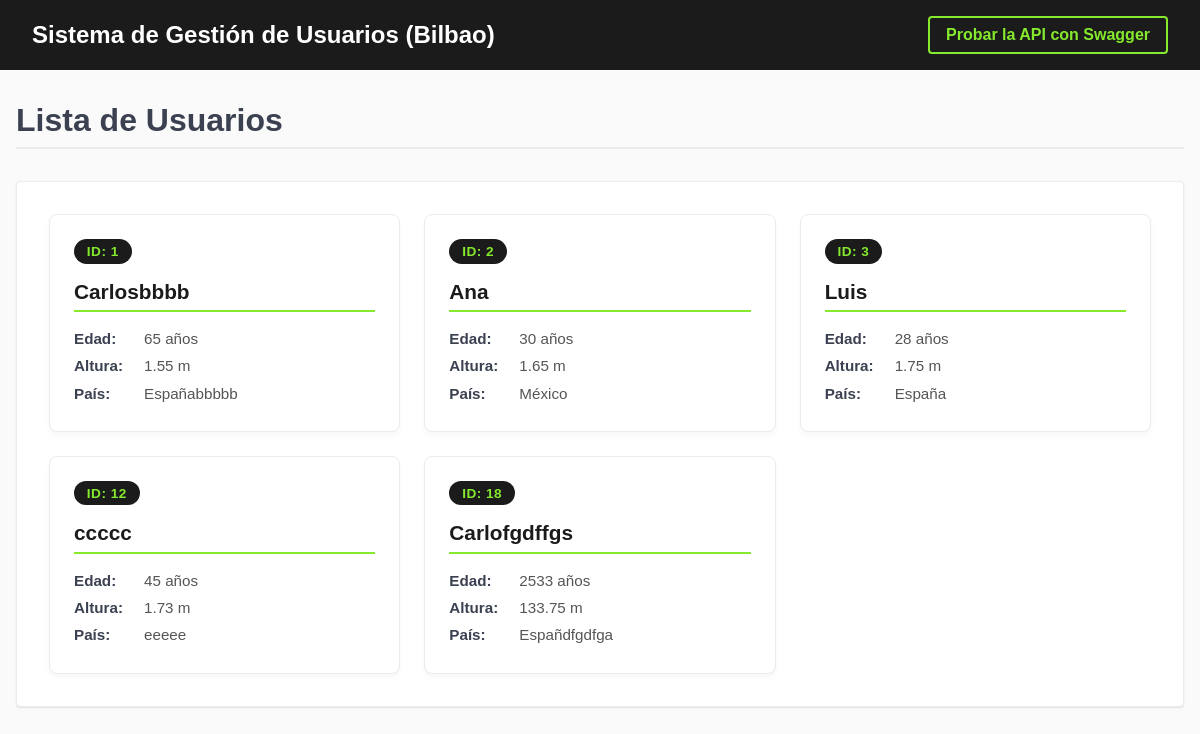
The app's page /, older data.
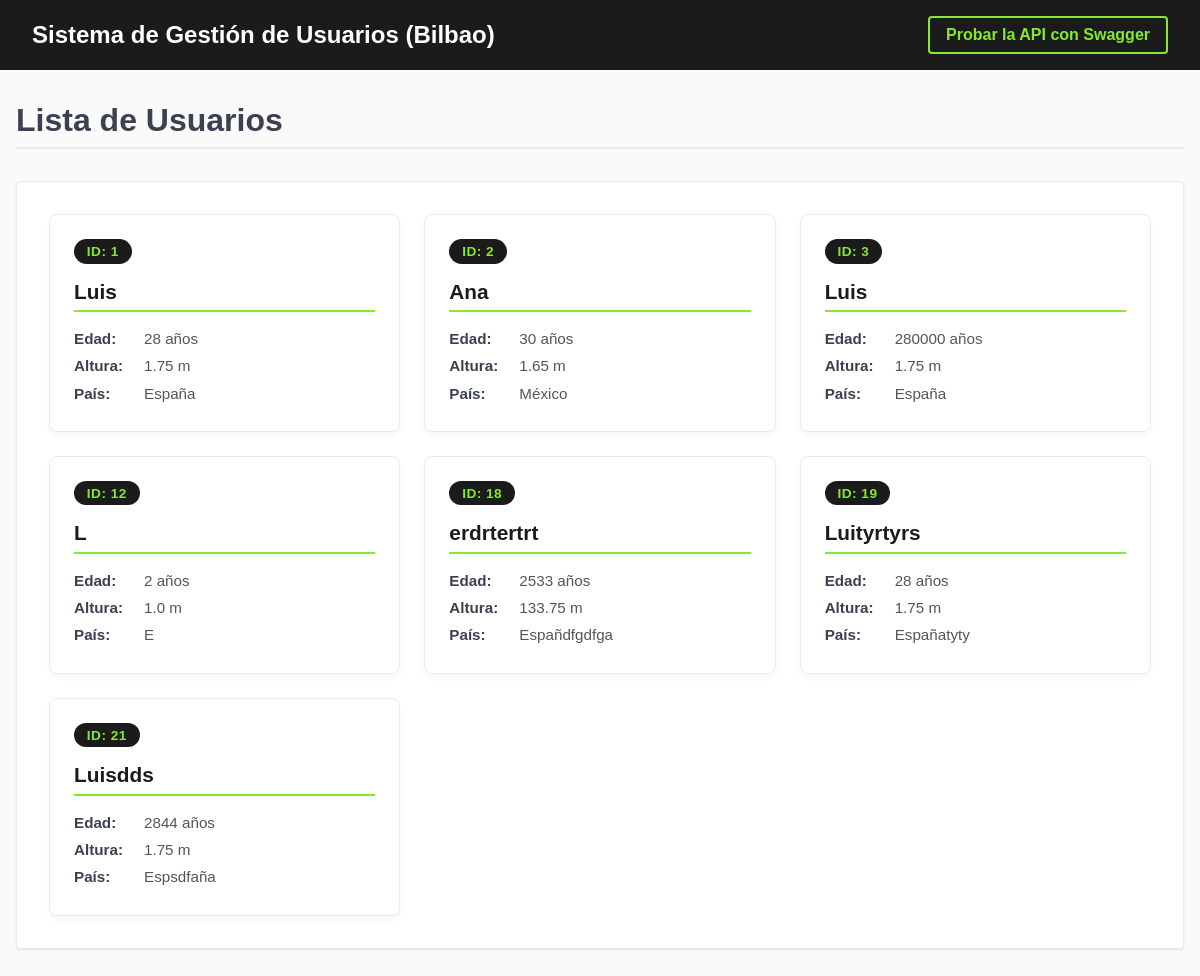
The same page, newer data.
### tables this page shows
CREATE TABLE "LISTADEUSUARIOS" (
	"ID"	INTEGER,
	"NOMBRE"	TEXT NOT NULL,
	"EDAD"	INTEGER,
	"ALTURA"	REAL,
	"PAIS"	TEXT,
	PRIMARY KEY("ID" AUTOINCREMENT)
);

### app.py (the view)
@app.route("/")
def index():
    usuarios = get_all_usuarios()  # esto devuelve una lista de dicts
    return render_template("panel.html", usuarios=usuarios)

### src/usuarios.py (called while the page is built)
def get_all_usuarios():
    return read_all()

### src/usuarios_repository_sqlite.py (called while the page is built)
def read_all():
    con = sqlite3.connect(DB_PATH)
    try:
        cur = con.cursor()
        res = cur.execute("SELECT ID, NOMBRE, EDAD, ALTURA, PAIS FROM LISTADEUSUARIOS")
        usuarios_sql = res.fetchall()
        lista = []
        for u in usuarios_sql:
            lista.append({"id": u[0], "nombre": u[1], "edad": u[2], "altura": u[3], "pais": u[4]})
        return lista
    finally:
        con.close()

### templates/panel.html (shortened to what this page needs)
{% extends "base.html" %}
{% block header %}Lista de Usuarios{% endblock %}
{% block content %}
    {% if usuarios %}
        <div class="user-grid">
        {% for usuario in usuarios %}
            <div class="user-card">
                <span class="user-badge">ID: {{ usuario.id }}</span>
                <div class="user-info">
                    <strong>{{ usuario.nombre }}</strong>
                    <div class="user-details">
                        <div><strong>Edad:</strong> <span>{{ usuario.edad }} años</span></div>
                        <div><strong>Altura:</strong> <span>{{ usuario.altura }} m</span></div>
                        <div><strong>País:</strong> <span>{{ usuario.pais }}</span></div>
                    </div>
                </div>
            </div>
        {% endfor %}
        </div>
    {% else %}
        <div class="empty-state">
            <p>No hay usuarios en la base de datos.</p>
        </div>
    {% endif %}
{% endblock %}

Row changes from the older to the newer data that the page shows:
changed LISTADEUSUARIOS id 1: nombre "Carlosbbbb" → "Luis"; edad "65" → "28"; altura "1.55" → "1.75"; pais "Españabbbbb" → "España"
changed LISTADEUSUARIOS id 3: edad "28" → "280000"
changed LISTADEUSUARIOS id 12: nombre "ccccc" → "L"; edad "45" → "2"; altura "1.73" → "1.0"; pais "eeeee" → "E"
changed LISTADEUSUARIOS "Españdfgdfga": nombre "Carlofgdffgs" → "erdrtertrt"
added LISTADEUSUARIOS: id "19", nombre "Luityrtyrs", edad "28", altura "1.75", pais "Españatyty"
added LISTADEUSUARIOS: id "21", nombre "Luisdds", edad "2844", altura "1.75", pais "Espsdfaña"
